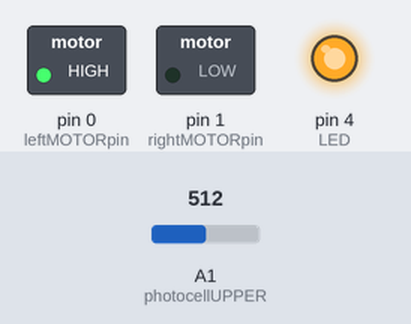
The sketch below on a simulated Arduino Uno, built with avr-gcc and run on an emulated ATmega328P. Parts: switched loads named in the sketch (green lamp = pin HIGH), output pins drawn as LEDs (lit = HIGH). The test bench sets the inputs (shaded band); at power-on: A1 (photocellUPPER) = 512.

Above: at 3.8 s.
3.9 s: A1 (photocellUPPER) set to 525
At 5.4 s:
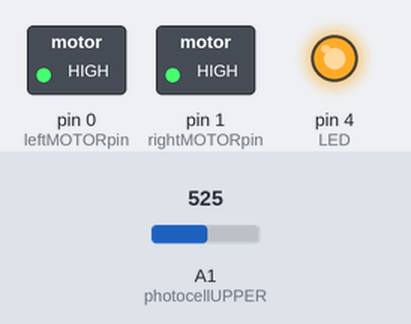
11.5 s: A1 (photocellUPPER) set to 511
At 12.7 s:
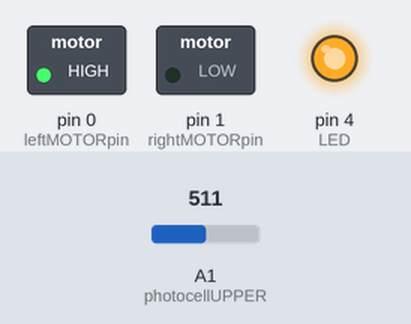
19.2 s: A1 (photocellUPPER) set to 716
At 21.8 s:
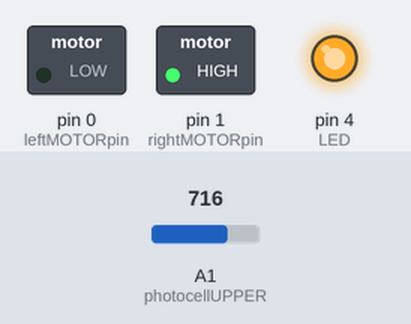
Timing chart, 0 to 32.5 s (numbered marks = the images above; inputs shaded):
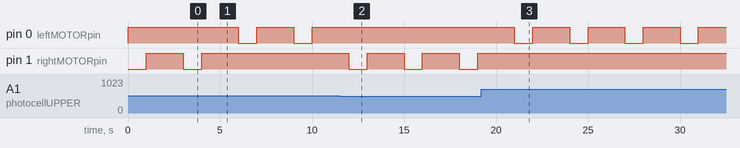

The sketch:

bristleTHINKER.ino
```cpp
//  This definition runs an early version of the script. With this script, the robot will occasionally check how
//  much light there is, and then turn left or right based on how much light it sees. The robot I was working with
// had one photocell mounted on top and one mounted on this bottom, instead of to the left and right on the chassis.

    // LED
    int LED = 4;

    //Photo Resistors
    int photocellUPPER = 1; //Ambient photocell sensor - Upper Sensor
    int photocellLOWER = 3; //Turnaround photocell sensor - Lower Sensor
    int photocellUPPERreading;
    int photocellLOWERreading;

    //Motors
    int leftMOTORpin = 0; // connect leftMotor to pin 0 (PWM pin)
    int rightMOTORpin = 1; // connect rightMotor to pin 1 (PWM pin)
    int MOTORspeed;


// in the setup, we're just going to turn on the LED's, which I had setup in pin 4 for this robot
void setup() {

   analogWrite (LED, 255);

}

void loop(void) {

// First off, we'll make a reading of the ambient light.

   photocellUPPERreading = analogRead(photocellUPPER);


// Now we'll remap the photocellReading values to a range of values that work for our motors.

    MOTORspeed = map(photocellUPPERreading, 0, 1023, 0, 255);

// Here's where the actual behavior is executed.
// In this definition, the robot will go right if it's bright out, and left if it's dark.
// After a second of this behavior, it then goes straight for two seconds.
// This behavior makes it look like they're always "thinking" about what to do next,
// hence the name "bristleTHINKER".

    analogWrite(rightMOTORpin, MOTORspeed);
    analogWrite(leftMOTORpin, 255 - MOTORspeed);

    delay(1000);

    analogWrite(rightMOTORpin, 255);
    analogWrite(leftMOTORpin, 255);

    delay(2000);

  }
```

Measured:
- the behaviour switches between 513 and 514 on A1 (photocellUPPER) (found by bisection; images 0 and 1)
- after the input at 3.9 s, pin 0 (leftMOTORpin): alternates HIGH for 2.0 s and LOW for 1.0 s, starting after 2.1 s; pin 1 (rightMOTORpin): goes on until 4.0 s, then stays HIGH
- after the input at 11.5 s, pin 0 (leftMOTORpin): stops changing and stays HIGH; pin 1 (rightMOTORpin): alternates HIGH for 2.0 s and LOW for 1.0 s, starting after 0.50 s
- after the input at 19.2 s, pin 0 (leftMOTORpin): alternates HIGH for 2.0 s and LOW for 1.0 s, starting after 1.8 s; pin 1 (rightMOTORpin): stops changing and stays HIGH
